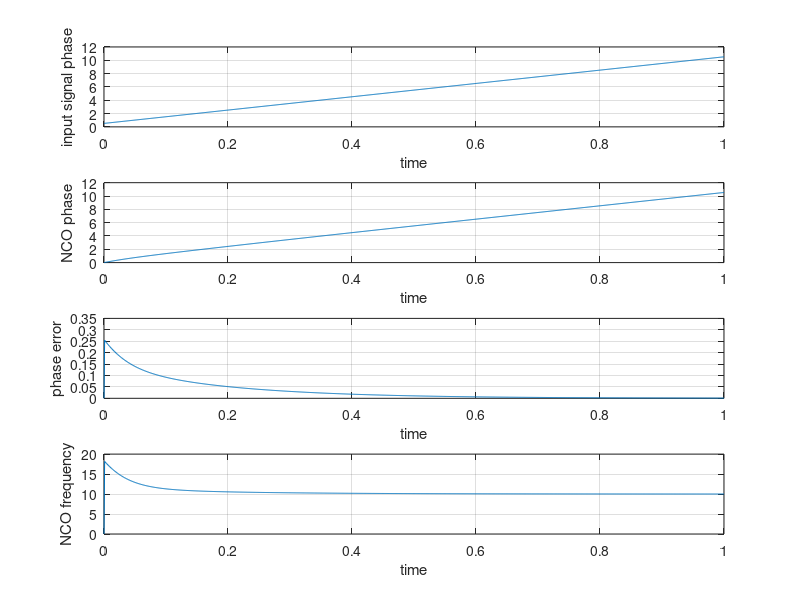

The MATLAB script that drew this image:
%% https://github.com/VSHEV92/Synchronization_Systems_Models
clc; clear; close all; 

%% Упрощенная модель фапч с синусоидальным детектором.
%% Коэффициент усиления и амплитуда сигнала NCO равны 1.

%% Литература: Gardner Phaselock Technique p.30

Ts = 1e-3;                % шаг дискретизации
Tsim = 1;                 % время моделирования
Time = 0:Ts:Tsim;         
Nsamp = length(Time);     % число отсчетов

ksi = sqrt(2);            % декремент затухания 
BL = 10;                  % шумовая полоса
BL_n = BL * Ts;           % нормированная шумовая полоса

%% параметры синусоидального фазового детектора
As = 1;        % амплитуда сигнала
Kd = As / 2;   % коэффициент фазового детектора

%% входной сигнал
delta_phase = 30;  % расстройка по фазе в градусах
delta_w = 10;      % расстройка по частоте в рад/c
indata = Time * delta_w + (delta_phase/180*pi);

%% ошибка по фазе, выход фильтра и фаза NCO
err = zeros(1, Nsamp);
nco_phase = zeros(1, Nsamp);
loop_filter_out = zeros(1, Nsamp);

%% прошлое значение в интегрирующей ветви
ki_out_last = 0;


kp = 4*ksi*BL_n / (ksi + 0.25/ksi) / Kd;        % усиление пропорциональной ветви
ki = 4*BL_n^2 / (ksi + 0.25/ksi)^2 / Kd;        % усиление интегрирующей ветви
for n = 2:Nsamp
    % вычисление ошибки
    err(n) = Kd * sin(indata(n) - nco_phase(n-1));

    % петлевой фильтр
    kp_out = kp * err(n);
    ki_out = ki * err(n) + ki_out_last;
    loop_filter_out(n) = kp_out + ki_out;
    ki_out_last = ki_out;

    % вычисление фазы NCO
    nco_phase(n) = nco_phase(n-1) + loop_filter_out(n); 
end

subplot(4,1,1)
plot(Time, indata); grid on;
xlabel('time'); ylabel('input signal phase')

subplot(4,1,2)
plot(Time, nco_phase); grid on;
xlabel('time'); ylabel('NCO phase')

subplot(4,1,3)
plot(Time, err); grid on;
xlabel('time'); ylabel('phase error')

subplot(4,1,4)
plot(Time, loop_filter_out / Ts); grid on;
xlabel('time'); ylabel('NCO frequency')